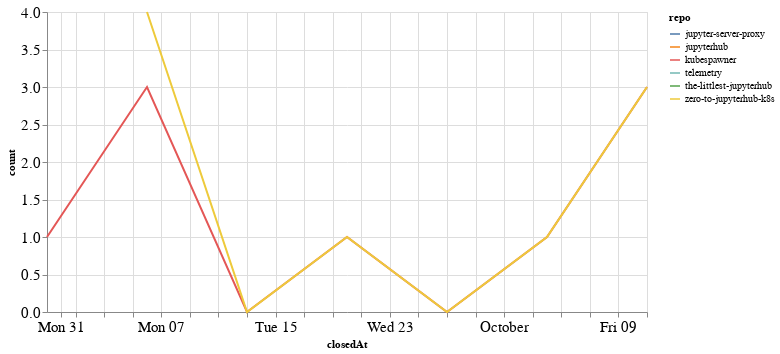

Notebook code for this chart:
### Code cell
closed_by_time = closed_by.groupby('repo').resample('W', on='closedAt').count()['author'].reset_index()
closed_by_time = closed_by_time.rename(columns={'author': 'count'})

alt.Chart(closed_by_time, width=600).mark_line().encode(
    x='closedAt',
    y='count',
    color='repo',
    tooltip="repo"
)

### Figure 1 — Vega-Lite specification as saved in the notebook (floating-point values rounded to 4 significant figures)
{"config": {"axisLeft": {"labelFontSize": 15}, "axisBottom": {"labelFontSize": 15}}, "data": {"name": "data-703d2aea1f4342c1f403ba6bde52eae2"}, "mark": "line", "encoding": {"color": {"type": "nominal", "field": "repo"}, "tooltip": {"type": "nominal", "field": "repo"}, "x": {"type": "temporal", "field": "closedAt"}, "y": {"type": "quantitative", "field": "count"}}, "width": 600, "$schema": "https://vega.github.io/schema/vega-lite/v4.8.1.json", "datasets": {"data-703d2aea1f4342c1f403ba6bde52eae2": [{"repo": "jupyter-server-proxy", "closedAt": "2020-09-20T00:00:00", "count": 2}, {"repo": "jupyterhub", "closedAt": "2020-09-20T00:00:00", "count": 1}, {"repo": "kubespawner", "closedAt": "2020-08-30T00:00:00", "count": 1}, {"repo": "kubespawner", "closedAt": "2020-09-06T00:00:00", "count": 3}, {"repo": "kubespawner", "closedAt": "2020-09-13T00:00:00", "count": 0}, {"repo": "kubespawner", "closedAt": "2020-09-20T00:00:00", "count": 1}, {"repo": "kubespawner", "closedAt": "2020-09-27T00:00:00", "count": 0}, {"repo": "kubespawner", "closedAt": "2020-10-04T00:00:00", "count": 1}, {"repo": "kubespawner", "closedAt": "2020-10-11T00:00:00", "count": 3}, {"repo": "telemetry", "closedAt": "2020-08-30T00:00:00", "count": 1}, {"repo": "the-littlest-jupyterhub", "closedAt": "2020-09-20T00:00:00", "count": 1}, {"repo": "zero-to-jupyterhub-k8s", "closedAt": "2020-09-06T00:00:00", "count": 4}, {"repo": "zero-to-jupyterhub-k8s", "closedAt": "2020-09-13T00:00:00", "count": 0}, {"repo": "zero-to-jupyterhub-k8s", "closedAt": "2020-09-20T00:00:00", "count": 1}, {"repo": "zero-to-jupyterhub-k8s", "closedAt": "2020-09-27T00:00:00", "count": 0}, {"repo": "zero-to-jupyterhub-k8s", "closedAt": "2020-10-04T00:00:00", "count": 1}, {"repo": "zero-to-jupyterhub-k8s", "closedAt": "2020-10-11T00:00:00", "count": 3}]}}
